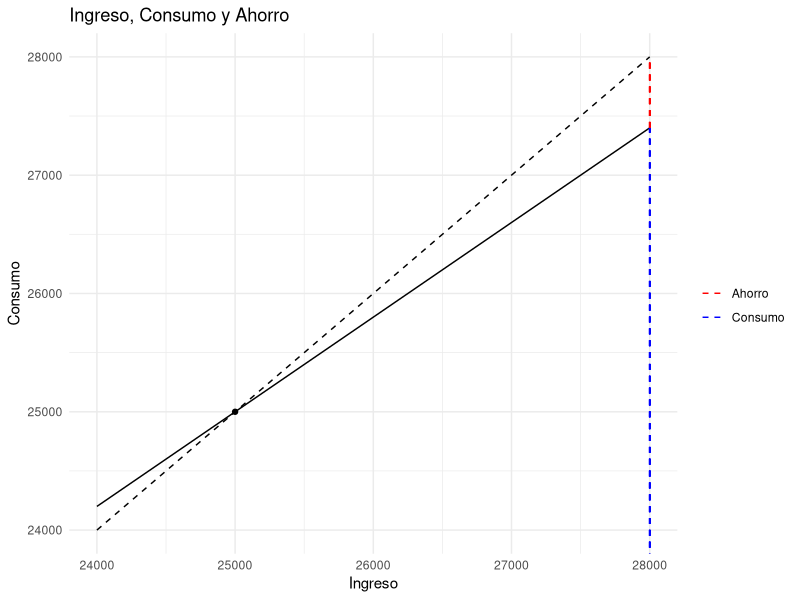
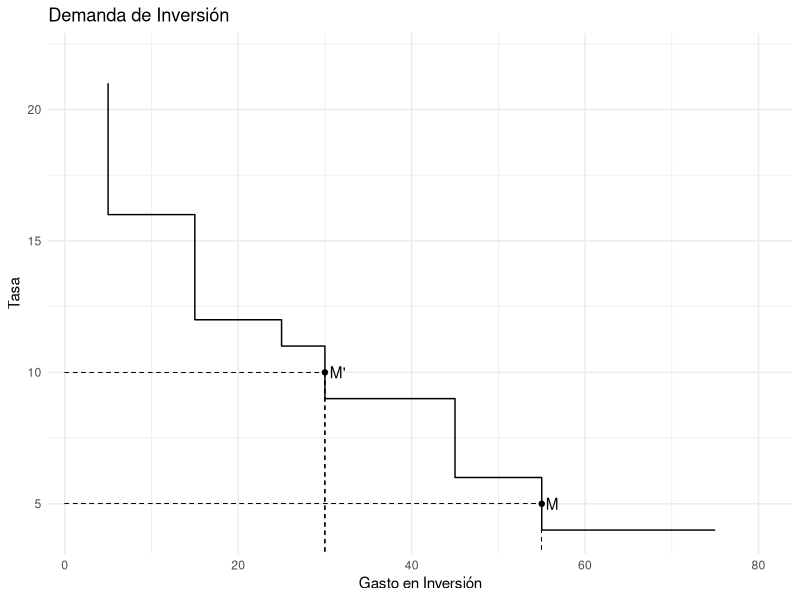

Write the R code that produced these figures, in order.
## ---- chunk 1
library(tidyverse)
library(knitr)
library(kableExtra)
knitr::opts_chunk$set(echo = FALSE, warning=FALSE)

## ---- chunk 2

df <- tibble(
  ingreso = seq(24000, 30000, by=1000),
  ahorro  =seq(-200, 1000, by =200),
  consumo = ingreso-ahorro
)
df %>% 
  ggplot() + 
  geom_line(aes(ingreso, ingreso), linetype = "dashed") + 
  geom_line(aes(ingreso, consumo)) +
  annotate(geom="Point", x=25000, y=25000) +
  geom_segment(x=28000, xend = 28000, y=0, yend = 27400, aes(color = "Consumo"), linetype = "dashed") +
  geom_segment(x=28000, xend = 28000, y=27400, yend = 28000, aes(color = "Ahorro"), linetype = "dashed") +
  xlim(24000, 28000) +
  ylim(24000, 28000) +
  scale_color_manual(name = "", values = c("Consumo" = "blue", "Ahorro" ="red")) +
  labs(title = "Ingreso, Consumo y Ahorro", x="Ingreso", y="Consumo") +
  theme_minimal()

## ---- chunk 3
dt <- tibble(
  Proyecto = LETTERS[1:8],
  `Inversión` = c(1, 4, 10, 10, 5, 15, 10, 20),
  revenue = c(1500, 220, 160, 130, 110, 90, 60, 40),
  costo_10 = 100,
  costo_5 = 50,
  profit_10 = revenue - costo_10,
  profit_5 = revenue - costo_5,
)

kable(dt,
      col.names = c("Proyecto", "Inversión (mill.)", 
                    "Ingresos (cada $1.000)", "10%", "5%", "10%", "5%")) %>% 
  add_header_above(c(" " = 3, "Costos (cada $1.000)" = 2, "Beneficios (cada $1.000)" = 2)) 
## ---- chunk 4
df <- dt %>% 
  mutate(
    tasa = c(22, 21, 16, 12, 11, 9, 6, 4),
    demanda_inversion = cumsum(`Inversión`)
  )

df %>% 
  ggplot(aes(demanda_inversion, tasa)) + 
  geom_step(direction="vh") +
  annotate("Point", x=30, y=10) + 
  annotate("Text", x=30, y=10, label="M'", hjust=-.3) +
  annotate("Point", x=55, y=5) +
  annotate("Text", x=55, y=5, label="M", hjust=-.3) +
  geom_segment(x=0, xend=30, y=10, yend=10, linetype ="dashed", size = .15) +
  geom_segment(x=30, xend=30, y=10, yend = 0, linetype = "dashed", size = .15) +
  geom_segment(x=0, xend=55, y=5, yend=5, linetype ="dashed", size = .15) +
  geom_segment(x=55, xend=55, y=5, yend = 0, linetype = "dashed", size = .15) +
  xlim(2, 80) +
  labs(title = "Demanda de Inversión", x="Gasto en Inversión", y="Tasa") +
  theme_minimal()

## ---- chunk 5
knitr::include_app("https://yihui.shinyapps.io/miniUI/", 
  height = "600px")
